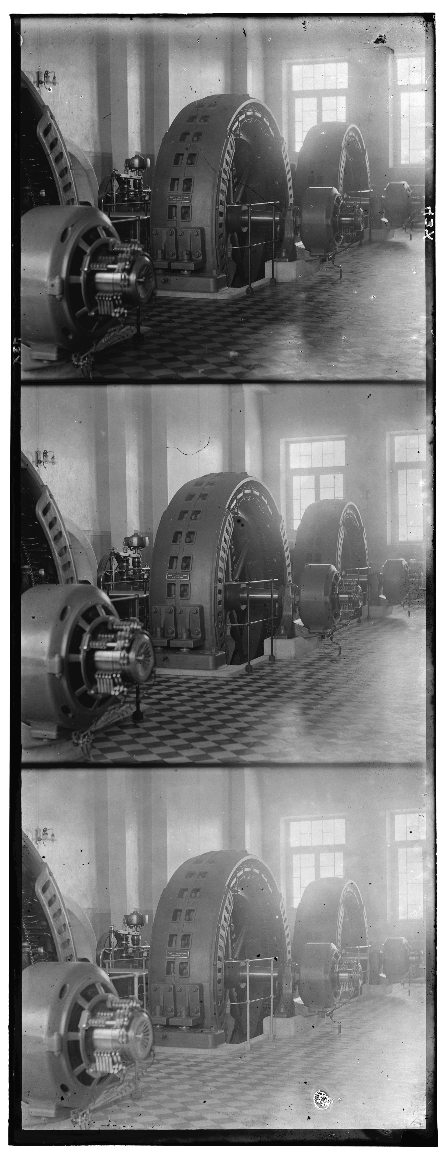
#> input picture Image_Alignment/plates/1.png, 448 x 1153 px; its folder holds only this picture in this run
$ jupyter execute image_alignment_task.ipynb   (shell and % lines are left out)
#> lines starting #> are read from the running program, lines starting #| are printed output that depends on the picture
# Image alignment

In this task, you will have to solve two image alignment problems: channel processing and face alignment. You can get **10 points** implementing all the passed functions (7.5 for the first part and 2.5 for the second one).

# Image channels processing and alignment (7.5 points)

## Problem review

Sergey Prokudin-Gorsky was the first color photographer in Russia, who made the color portrait of Leo Tolstoy. Each of his photographs is three black-and-white photo plates, corresponding to red, green, and blue color channels. Currently, the collection of his pictures is situated in the U.S. Library of Congress, the altered versions have proliferated online. In this task, you should make a programme which will align the images from the Prokudin-Gorsky plates and learn the basic image processing methods.

*The input image and the result of the alignment:*

[cell 1]
%pylab inline
import matplotlib.pyplot as plt
import numpy as np
import os
import cv2

## Problem description

#### Input image loading

The input image is the set of 3 plates, corresponding to B, G, and R channels (top-down). You should implement the function $\tt{load}$\_$\tt{data}$ that reads the data and returns the list of images of plates.
$\tt{dir}$\_$\tt{name}$ is the path to the directory with plate images. If this directory is located in the same directory as this notebook, then default arguments can be used.

[cell 2]
def load_data(dir_name = 'plates'):

    """ Your implementation """
#> called with dir_name = 'plates'
    imgs = []
    for root, dirs, files in os.walk(dir_name):
        for filename in files:
            if filename.endswith('.png'):
                img = cv2.imread(os.path.join(root, filename), 0)
#> img is the input picture: shape (1153, 448); min 6, max 255, mean 123.2
                imgs.append(img)
    return imgs

[cell 3]
plates = load_data()
#> plates = 1 item

The dataset is a list of 2-dimensional arrays.

[cell 4]
# The auxiliary function `visualize()` displays the images given as argument.
def visualize(imgs, format=None):
#> called with format = 'gray'
    plt.figure(figsize=(20, 40))
    for i, img in enumerate(imgs):
        if img.shape[0] == 3:
            img = img.transpose(1,2,0)
        plt_idx = i+1
        plt.subplot(3, 3, plt_idx)
        plt.imshow(img, cmap=format)
#> this loop made 1 pass
#> plt_idx on pass 1: 1
    plt.show()

visualize(plates, 'gray')

#### The borders removal (1.5 points)
It is worth noting that there is a framing from all sides in most of the images. This framing can appreciably worsen the quality of channels alignment. Here, we suggest that you find the borders on the plates using Canny edge detector, and crop the images according to these edges. The example of using Canny detector implemented in skimage library can be found [here](http://scikit-image.org/docs/dev/auto_examples/edges/plot_canny.html).<br>

The borders can be removed in the following way:
* Apply Canny edge detector to the image.
* Find the rows and columns of the frame pixels.
For example, in case of upper bound we will search for the row in the neighborhood of the upper edge of the image (e.g. 5% of its height). For each row let us count the number of edge pixels (obtained using Canny detector) it contains. Having these number let us find two maximums among them. Two rows corresponding to these maximums are edge rows. As there are two color changes in the frame (firstly, from light scanner background to the dark tape and then from the tape to the image), we need the second maximum that is further from the image border. The row corresponding to this maximum is the crop border. In order not to find two neighboring peaks, non-maximum suppression should be implemented: the rows next to the first maximum are set to zero, and after that, the second maximum is searched for.

#### Canny detector implementation (2.5 points)
You can write your own implementation of Canny edge detector to get extra points. <br>

Canny detection algorithm:
1. *Noise reduction.* To remove noise, the image is smoothed by Gaussian blur with the kernel of size $5 \times 5$ and $\sigma = 1.4$. Since the sum of the elements in the Gaussian kernel equals $1$, the kernel should be normalized before the convolution. <br><br>

2. *Calculating gradients.* When the image $I$ is smoothed, the derivatives $I_x$ and $I_y$ w.r.t. $x$ and $y$ are calculated. It can be implemented by convolving $I$ with Sobel kernels $K_x$ and $K_y$, respectively:
$$ K_x = \begin{pmatrix} -1 & 0 & 1 \\ -2 & 0 & 2 \\ -1 & 0 & 1 \end{pmatrix}, K_y = \begin{pmatrix} 1 & 2 & 1 \\ 0 & 0 & 0 \\ -1 & -2 & -1 \end{pmatrix}. $$
Then, the magnitude $G$ and the slope $\theta$ of the gradient are calculated:
$$ |G| = \sqrt{I_x^2 + I_y^2}, $$
$$ \theta(x,y) = arctan\left(\frac{I_y}{I_x}\right)$$<br><br>

3. *Non-maximum suppression.* For each pixel find two neighbors (in the positive and negative gradient directions, supposing that each neighbor occupies the angle of $\pi /4$, and $0$ is the direction straight to the right). If the magnitude of the current pixel is greater than the magnitudes of the neighbors, nothing changes, otherwise, the magnitude of the current pixel is set to zero.<br><br>

4. *Double threshold.* The gradient magnitudes are compared with two specified threshold values, the first one is less than the second. The gradients that are smaller than the low threshold value are suppressed; the gradients higher than the high threshold value are marked as strong ones and the corresponding pixels are included in the final edge map. All the rest gradients are marked as weak ones and pixels corresponding to these gradients are considered in the next step.<br><br>

5. *Edge tracking by hysteresis.* Since a weak edge pixel caused from true edges will be connected to a strong edge pixel, pixel $w$ with weak gradient is marked as edge and included in the final edge map if and only if it is involved in the same blob (connected component) as some pixel $s$ with strong gradient. In other words, there should be a chain of neighbor weak pixels connecting $w$ and $s$ (the neighbors are 8 pixels around the considered one). You are welcome to make up and implement an algorithm that finds all the connected components of the gradient map considering each pixel only once.  After that, you can decide which pixels will be included in the final edge map (this algorithm should be single-pass, as well).

[cell 5]
#################################################################
# TODO: implement Canny detector yourself.                      #
#       You can use methods from scipy.ndimage if you need.     #
#################################################################
from  skimage.feature import canny
from skimage import dtype_limits
from scipy import ndimage
from scipy.ndimage.filters import convolve, gaussian_filter

def Canny_detector(img, highThreshold=91, lowThreshold=31):
    """ Your implementation instead of skimage """
    img = np.array(img, dtype=float) #Convert to float to prevent clipping values

    # step1: Noise reduction
    # kernel size = int(truncate * sigma + 0.5), setting truncate 3.3 makes kernel size=5
    img = gaussian_filter(img, sigma=1.4, truncate=3.3)

    # step2: Calculating gradients
    Kx = [[-1,0,1],[-2,0,2],[-1,0,1]]
    Ky = [[1,2,1],[0,0,0],[-1,-2,-1]]
    Ix = convolve(img, Kx)
    Iy = convolve(img, Ky)
    grad = np.hypot(Ix, Iy)
    theta = np.arctan2(Iy, Ix)
    thetaQ = (np.round(theta * (5.0 / np.pi)) + 5) % 5 #Quantize direction

    # step3: Non-maximum suppression
    gradSup = grad.copy()
    for r in range(img.shape[0]):
        for c in range(img.shape[1]):
            #Suppress pixels at the image edge
            if r == 0 or r == img.shape[0]-1 or c == 0 or c == img.shape[1]-1:
                gradSup[r, c] = 0
                continue
            tq = thetaQ[r, c] % 4

            if tq == 0: #0 is E-W (horizontal)
                if grad[r, c] <= grad[r, c-1] or grad[r, c] <= grad[r, c+1]:
                    gradSup[r, c] = 0
            if tq == 1: #1 is NE-SW
                if grad[r, c] <= grad[r-1, c+1] or grad[r, c] <= grad[r+1, c-1]:
                    gradSup[r, c] = 0
            if tq == 2: #2 is N-S (vertical)
                if grad[r, c] <= grad[r-1, c] or grad[r, c] <= grad[r+1, c]:
                    gradSup[r, c] = 0
            if tq == 3: #3 is NW-SE
                if grad[r, c] <= grad[r-1, c-1] or grad[r, c] <= grad[r+1, c+1]:
                    gradSup[r, c] = 0

    # step4: Double threshold
    strongEdges = (gradSup > highThreshold)
    #Strong has value 2, weak has value 1
    thresholdedEdges = np.array(strongEdges, dtype=np.uint8) + (gradSup > lowThreshold)

    # step5: Edge tracking by hysteresis
    #Find weak edge pixels near strong edge pixels
    finalEdges = strongEdges.copy()
    currentPixels = []
    for r in range(1, img.shape[0]-1):
        for c in range(1, img.shape[1]-1):
            if thresholdedEdges[r, c] != 1:
                continue #Not a weak pixel

            #Get 3x3 patch
            localPatch = thresholdedEdges[r-1:r+2,c-1:c+2]
            patchMax = localPatch.max()
            if patchMax == 2:
                currentPixels.append((r, c))
                finalEdges[r, c] = 1

    #Extend strong edges based on current pixels
    while len(currentPixels) > 0:
        newPix = []
        for r, c in currentPixels:
            for dr in range(-1, 2):
                for dc in range(-1, 2):
                    if dr == 0 and dc == 0: continue
                    r2 = r+dr
                    c2 = c+dc
                    if thresholdedEdges[r2, c2] == 1 and finalEdges[r2, c2] == 0:
                        #Copy this weak pixel to final result
                        newPix.append((r2, c2))
                        finalEdges[r2, c2] = 1
        currentPixels = newPix

    return finalEdges

[cell 6]
canny_imgs = []
for img in plates:
    canny_img = Canny_detector(img)
    canny_imgs.append(canny_img)
#> this loop made 1 pass
#> (Kx in Canny_detector, Ky in Canny_detector) on pass 1: ([[-1, 0, 1], [-2, 0, 2], [-1, 0, 1]], [[1, 2, 1], [0, 0, 0], [-1, -2, -1]])
#> pass 1, in Canny_detector, `img = gaussian_filter(img, sigma=1.4, truncate=3.3)`:
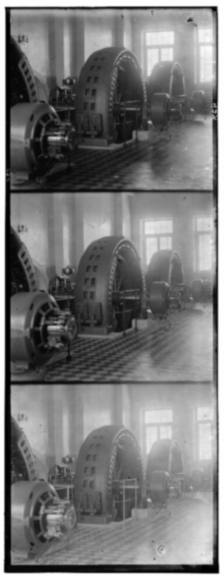
#> img: shape (1153, 448) float64 (shown at 1/2 size); min 6.7, max 255, mean 123.2; drawn with min black and max white
#> pass 1, in Canny_detector, `Iy = convolve(img, Ky)`:
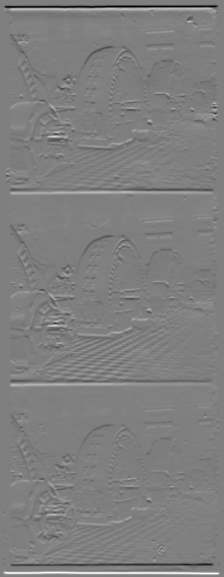
#> Iy: shape (1153, 448) float64 (shown at 1/2 size); min -502, max 501.8, mean 0; drawn with min black and max white
#> after the loop, canny_imgs = 1 item

visualize(canny_imgs, 'gray')
#> call 2 of visualize, with format = 'gray'
#> the loop in visualize (call 2), `for i, img in enumerate(imgs):` made 1 pass
#> in visualize (call 2), `plt.show()`:
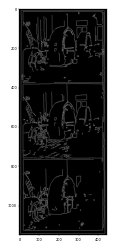
#> figure drawn by matplotlib, 1 panel

[cell 7]
#################################################################
# TODO: Implement the removal of the tape borders using         #
#       the output of Canny edge detector ("canny_img" list)    #
#################################################################

def remove_borders(img, canny_img):
    """ Your implementation instead of the following one"""
    y = canny_img.sum(axis=1)
    candidate = np.where(y > np.percentile(y, 90))[0]
    top = candidate[0]
    bottom = candidate[-1]

    x = canny_img.sum(axis=0)
    candidate = np.where(x > np.percentile(x, 90))[0]
    left = candidate[0]
    right = candidate[-1]

    tolerance = 12

    return img[top+tolerance: bottom-tolerance, left+tolerance: right-tolerance]

[cell 8]
cropped_imgs = []
#crop borders
for i, img in enumerate(plates):
    cropped_imgs.append(remove_borders(img, canny_imgs[i]))
#> this loop made 1 pass
#> (top in remove_borders, bottom in remove_borders, left in remove_borders, right in remove_borders, tolerance in remove_borders) on pass 1: (12, 1146, 8, 437, 12)
#> after the loop, cropped_imgs = 1 item

visualize(cropped_imgs, 'gray')
#> call 3 of visualize, with format = 'gray'
#> the loop in visualize (call 3), `for i, img in enumerate(imgs):` made 1 pass
#> in visualize (call 3), `plt.show()`:
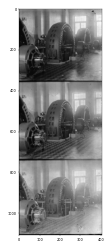
#> figure drawn by matplotlib, 1 panel

#### Channels separation  (0.5 points)

The next step is to separate the image into three channels (B, G, R) and make one colored picture. To get channels, you can divide each plate into three equal parts.

[cell 9]
#################################################################
# TODO: implement the function impose_components transforming   #
#       cropped black-and-white images cropped_imgs             #
#       into the list of RGB images rgb_imgs                    #
#################################################################
def impose_components(img):
    """ Your implementation """
    height = img.shape[0] // 3
    merged = np.zeros((height, img.shape[1], 3), dtype=np.int32)
    merged[..., 0] = img[-height:, :]                       # Red
    merged[..., 1] = img[height: height*2, :]               # Green
    merged[..., 2] = img[0:height, :]                       # Blue
    return merged

[cell 10]
rgb_imgs = []
for cropped_img in cropped_imgs:
    rgb_img = impose_components(cropped_img)
    rgb_imgs.append(rgb_img)
#> this loop made 1 pass
#> height in impose_components on pass 1: 370
#> pass 1, `rgb_img = impose_components(cropped_img)`:
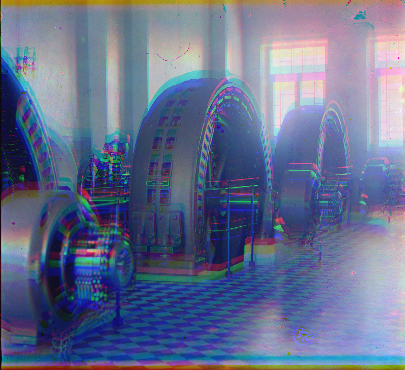
#> rgb_img: shape (370, 405, 3) int32; mean of channels 0, 1, 2 142.1, 111.2, 101.8; drawn as B, G, R
#> after the loop, rgb_imgs = 1 item

visualize(rgb_imgs)
#> the loop in visualize (call 4), `for i, img in enumerate(imgs):` made 1 pass
#> in visualize (call 4), `plt.show()`:
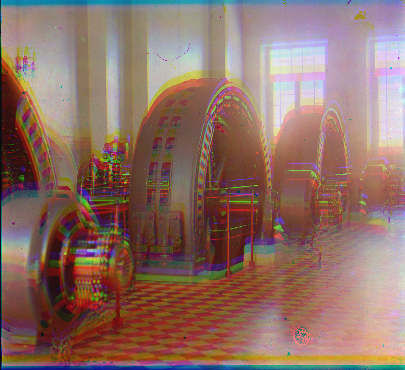
#> shown: shape (370, 405, 3); mean R, G, B 142.1, 111.2, 101.8

#### Search for the best shift for channel alignment (1 point for metrics implementation + 2 points for channel alignment)

In order to align two images, we will shift one image relative to another within some limits (e.g. from $-15$ to $15$ pixels). For each shift, we can calculate some metrics in the overlap of the images. Depending on the metrics, the best shift is the one the metrics achieves the greatest or the smallest value for. We suggest that you implement two metrics and choose the one that allows to obtain the better alignment quality:

* *Mean squared error (MSE):*<br><br>
$$ MSE(I_1, I_2) = \dfrac{1}{w * h}\sum_{x,y}(I_1(x,y)-I_2(x,y))^2, $$<br> where *w, h* are width and height of the images, respectively. To find the optimal shift you should find the minimum MSE over all the shift values.
    <br><br>
* *Normalized cross-correlation (CC):*<br><br>
    $$
    I_1 \ast I_2 = \dfrac{\sum_{x,y}I_1(x,y)I_2(x,y)}{\sum_{x,y}I_1(x,y)\sum_{x,y}I_2(x,y)}.
    $$<br>
    To find the optimal shift you should find the maximum CC over all the shift values.

[cell 11]
#################################################################
# TODO: implement the functions mse и cor calculating           #
#       mean squared error and normalized cross-correlation     #
#       for two input images, respectively (1 point)            #
#################################################################
def mse(X, Y):
    """ Your implementation """
    return np.mean((X - Y)**2)

def cor(X, Y):
    """ Your implementation """
    return np.sum(X*Y) / (np.sum(X)*np.sum(Y))

[cell 12]
#################################################################
# TODO: implement the algorithm to find the best channel        #
#       shift and the alignment. Apply this algorithm for       #
#       rgb_imgs processing and get the final list of colored   #
#       pictures. These images will be used for the evaluation  #
#       of the quality of the whole algorithm.  (2 points)      #
#                                                               #
#       You can use the following interface or write your own.  #
#################################################################

def get_best_shift(channel1, channel2, metric):
    """ Your implementation """
    candidates = [(dy, metric(channel1, ndimage.shift(channel2, shift=[dy, 0]))) for dy in range(-15, 16)]
    best_shift = sorted(candidates, key=lambda x: x[1])[0][0]
    return best_shift


def get_best_image(rgb_img, metric):
    """ Your implementation """
    final_img = np.zeros(rgb_img.shape, dtype=np.int32)
    final_img[..., 0] = rgb_img[..., 0]
    shift1 = get_best_shift(rgb_img[..., 0], rgb_img[..., 1], metric)
    final_img[..., 1] = ndimage.shift(rgb_img[..., 1], shift=[shift1, 0])
    shift2 = get_best_shift(rgb_img[..., 0], rgb_img[..., 2], metric)
    final_img[..., 2] = ndimage.shift(rgb_img[..., 2], shift=[shift2, 0])
    return final_img

[cell 13]
final_imgs = []
for img in rgb_imgs:
    final_img = get_best_image(img, mse)
    final_imgs.append(final_img)
#> this loop made 1 pass
#> (shift1 in get_best_image, shift2 in get_best_image) on pass 1: (8, 9)
#> pass 1, `final_img = get_best_image(img, mse)`:
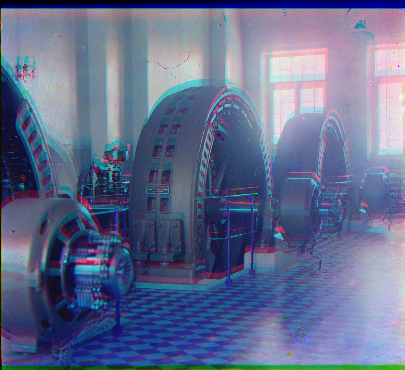
#> final_img: shape (370, 405, 3) int32; mean of channels 0, 1, 2 142.1, 108.9, 98.7; drawn as B, G, R
#> after the loop, final_imgs = 1 item

visualize(final_imgs)
#> the loop in visualize (call 5), `for i, img in enumerate(imgs):` made 1 pass
#> in visualize (call 5), `plt.show()`:
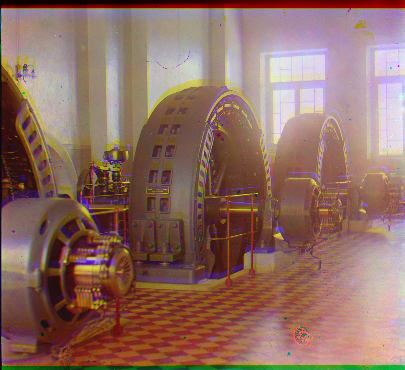
#> shown: shape (370, 405, 3); mean R, G, B 142.1, 108.9, 98.7

[cell 14]
final_imgs = []
for img in rgb_imgs:
    final_img = get_best_image(img, cor)
    final_imgs.append(final_img)
#> this loop made 1 pass
#> (shift1 in get_best_image, shift2 in get_best_image) on pass 1: (-15, 0)
#> pass 1, `final_img = get_best_image(img, cor)`:
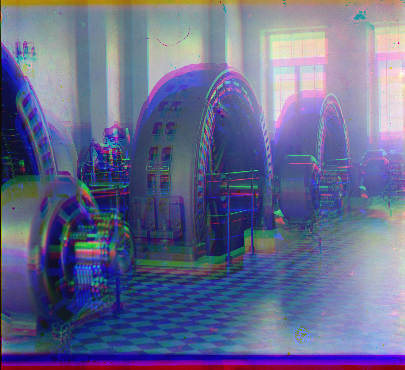
#> final_img: shape (370, 405, 3) int32; mean of channels 0, 1, 2 142.1, 105.7, 101.8; drawn as B, G, R

visualize(final_imgs)
#> the loop in visualize (call 6), `for i, img in enumerate(imgs):` made 1 pass
#> in visualize (call 6), `plt.show()`:
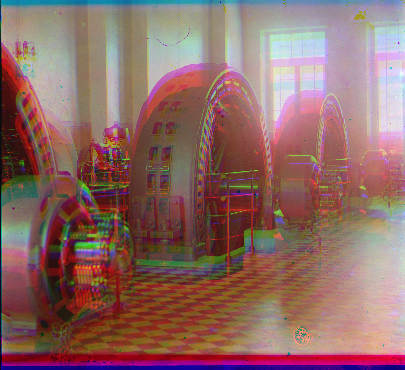
#> shown: shape (370, 405, 3); mean R, G, B 142.1, 105.7, 101.8

Using mse has better alignment quality.

# Face Alignment (2.5 points)

In this task, you have to implement face normalization and alignment. Most of the face images deceptively seem to be aligned, but since many face recognition algorithms are very sensitive to shifts and rotations, we need not only to find a face on the image but also normalize it. Besides, the neural networks usually used for recognition have fixed input size, so, the normalized face images should be resized as well.

There are six images of faces you have to normalize. In addition, you have the coordinates of the eyes in each of the pictures. You have to rotate the image so that the eyes are on the same height, crop the square box containing the face and transform it to the size $224\times 224.$ The eyes should be located symmetrically and in the middle of the image (on the height).

Here is an example of how the transformation should look like.

#### Get data
You get the images and corresponding eyes coordinates for each person. You should implement the  function $\tt{load}$\_$\tt{faces}$\_$\tt{and}$\_$\tt{eyes}$ that reads the data and returns two dictionaries: the dictionary of images and the dictionary of eyes coordinates. Eyes coordinates is a list of two tuples $[(x_1,y_1),(x_2,y_2)]$.
Both dictionaries should have filenames as the keys.

$\tt{dir}$\_$\tt{name}$ is the path to the directory with face images, $\tt{eye}$\_$\tt{path}$ is the path to .pickle file with eyes coordinates. If these directory and file are located in the same directory as this notebook, then default arguments can be used.

[cell 15]
import pickle
def load_faces_and_eyes(dir_name = 'faces_imgs', eye_path = './eyes.pickle'):
    """ Your implementation """
#> called with dir_name = 'faces_imgs', eye_path = './eyes.pickle'
    faces = dict()
    for root, dirs, files in os.walk(dir_name):
        for filename in files:
            img = plt.imread(os.path.join(root, filename))
            faces[filename] = img

    with open(eye_path, 'rb') as f:
#> (reads Image_Alignment/eyes.pickle from the repository)
        eyes = pickle.load(f)

    return faces, eyes


faces, eyes = load_faces_and_eyes()

Here is how the input images look like:

[cell 16]
visualize(faces.values())

You may make the transformation using your own algorithm or by the following steps:
1. Find the angle between the segment connecting two eyes and horizontal line;
2. Rotate the image;
3. Find the coordinates of the eyes on the rotated image
4. Find the width and height of the box containing the face depending on the eyes coordinates
5. Crop the box and resize it to $224\times224$

[cell 17]
import skimage.transform
#################################################################
# TODO: implement the function transform_face that rotates      #
#       the image so that the eyes have equal ordinate,         #
#       crops the square box containing face and resizes it.    #
#       You can use methods from skimage library if you need.   #
#       (2.5 points)                                              #
#################################################################

# [28 lines left out: function transform_face, not called in this run]

[cell 18]
transformed_imgs = []
for i in faces:
    img = faces[i]
    eye = eyes[i]
    transformed = transform_face(img, eye)
    transformed_imgs.append(transformed)
#> after the loop, transformed_imgs = []

visualize(transformed_imgs)
